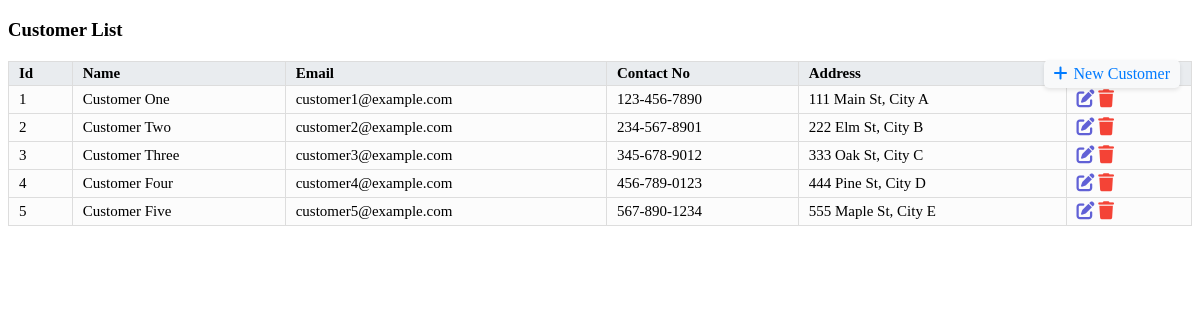
Page /page/customer.php on the committed database.
### tables this page shows
CREATE TABLE customer (
    id INT AUTO_INCREMENT PRIMARY KEY,
    name VARCHAR(255) NOT NULL,
    email VARCHAR(255) NOT NULL,
    contact_no VARCHAR(255) NOT NULL,
    address VARCHAR(255)
);

### page/customer.php (the view, shortened to what this page needs)
<?php
include "../php/db.php";
$sql = "SELECT * FROM customer";
$result = $conn->query($sql);
?>
<!DOCTYPE html>
<html lang="en">
<head>
    <link rel="stylesheet" href="../css/page.css">
    <link rel="stylesheet" href="https://cdnjs.cloudflare.com/ajax/libs/font-awesome/6.0.0-beta3/css/all.min.css">
</head>
<body>
    <h3>Customer List</h3>
    <a href="../insert/insert_customer.php" class="add-icon" title="Add New Customer">
        <i class="fas fa-plus"></i> New Customer
    </a>
    <?php
    if ($result->num_rows > 0) {
        ?>
        <table class="cust-tab">
            <tr>
                <th>Id</th>
                <th>Name</th>
                <th>Email</th>
                <th>Contact No</th>
                <th>Address</th>
                <th>Actions</th>
            </tr>
            <?php
            while ($row = $result->fetch_assoc()) {
                ?>
                <tr>
                    <td><?php echo $row["id"]; ?></td>
                    <td><?php echo $row["name"]; ?></td>
                    <td><?php echo $row["email"]; ?></td>
                    <td><?php echo $row["contact_no"]; ?></td>
                    <td><?php echo $row["address"]; ?></td>
                    <td class="actions">
                        <a href="../edit/edit_customer.php?id=<?php echo $row['id']; ?>" title="Edit" class="icon-edit"><i
                                class="fas fa-edit"></i></a>
                        <a href="../delete/delete_customer.php?id=<?php echo $row['id']; ?>" title="Delete" class="icon-delete"
                            onclick="return confirm('Are you sure you want to delete this customer?');"><i
                                class="fas fa-trash"></i></a>
                    </td>
                </tr>
                <?php
            }
            ?>
        </table>
        <?php
    } else {
        echo "0 results";
    }
    ?>
</body>
</html>

### css/page.css (style rules this page uses)
table { width: 100%; border-collapse: collapse; margin-top: 20px; font-size: 15px; }
tr { text-align: left; }
th, td { border: 1px solid #ddd; padding: 3px 10px; }
th { background-color: #e9ecef; }
td { background-color: #fcfcfc; }
.add-icon { position: absolute; top: 60px; right: 20px; font-size: 1em; color: #007bff; text-decoration: none; background: #f8f9fa; padding: 5px 10px; border-radius: 5px; box-shadow: 0 2px 4px rgba(0, 0, 0, 0.1); }
.add-icon i { margin-right: 2px; }
.actions { text-align: left; }
.icon-edit { color: #6161d6; text-decoration: none; font-size: 1.2em; }
.icon-delete { color: #F44336; text-decoration: none; font-size: 1.2em; }

### rows in the picture
customer: id "1", name "Customer One", email "customer1@example.com", contact_no "123-456-7890", address "111 Main St, City A"
customer: id "2", name "Customer Two", email "customer2@example.com", contact_no "234-567-8901", address "222 Elm St, City B"
customer: id "3", name "Customer Three", email "customer3@example.com", contact_no "345-678-9012", address "333 Oak St, City C"
customer: id "4", name "Customer Four", email "customer4@example.com", contact_no "456-789-0123", address "444 Pine St, City D"
customer: id "5", name "Customer Five", email "customer5@example.com", contact_no "567-890-1234", address "555 Maple St, City E"
